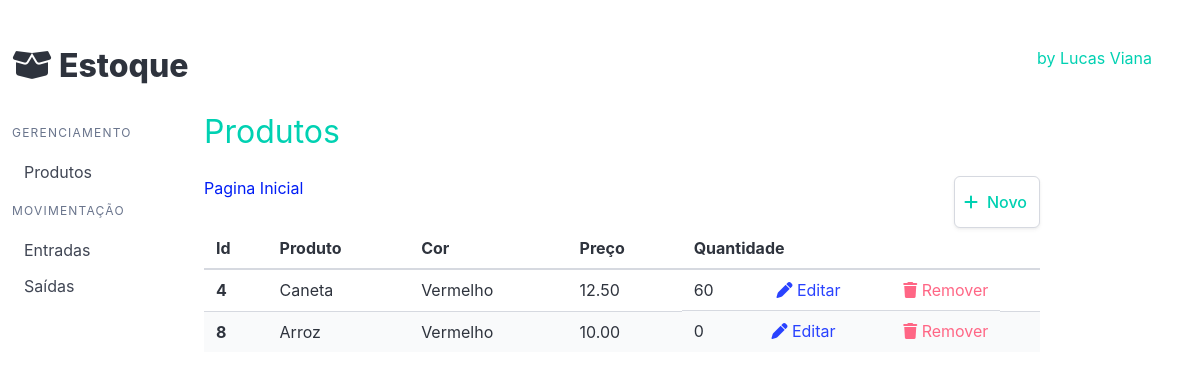
The page /produto/list_produto/ on the database as committed earlier.
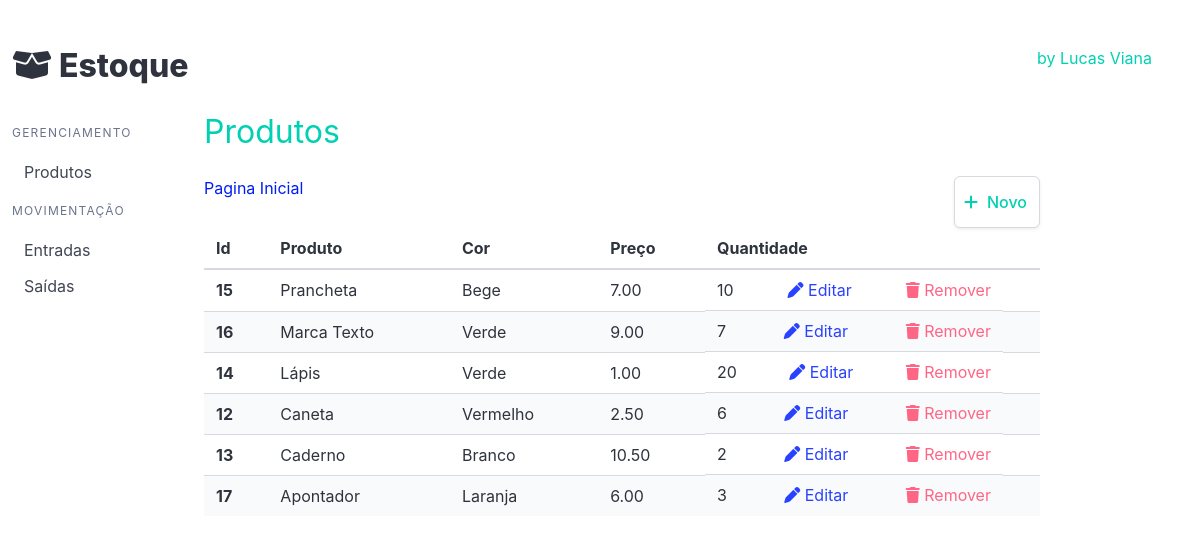
The same page on the database as committed later.
### produto/models.py (models this page shows, shortened)
class Produtos(models.Model):
    produto = models.CharField('Produto', max_length=200)
    cor = models.ForeignKey(Cores, on_delete=models.PROTECT, verbose_name='Cor')
    descricao = models.TextField('Descriçao', blank=True)
    quantidade = models.IntegerField('Quantidade', default=0)
    preco = models.DecimalField('Preço', decimal_places=2, max_digits=8, default=0)
    criado = models.DateTimeField('Criado em', auto_now_add=True)
    modificado = models.DateField('Modificado em', auto_now=True)
    class Meta:
        verbose_name = 'Produto'
        verbose_name_plural = 'Produtos'
        ordering = ['-produto']

class Cores(models.Model):
    cor = models.CharField('Cor', max_length=200)
    def __str__(self):
        return self.cor

### produto/views.py (the view)
# urls.py: path('list_produto/', list_produto, name='list_produto'),
def list_produto(request):
    produtos = Produtos.objects.all()
    template_name = 'list_produtos.html'
    context = { 'produtos': produtos, }
    return render(request, template_name, context)

### produto/templates/list_produtos.html
{% extends 'base.html' %}
{% block product %}
<h1 class="subtitle is-3 has-text-primary">
    Produtos
</h1>
<div>
    <nav class="navbar breadcrumb" aria-label="breadcrumbs">
        <ul>
            <li class="is-active"><a href="#">Pagina Inicial</a></li>
        </ul>
        <div class="navbar-end">
            <a class="button has-text-primary" href="{% url 'produto:new_produto' %}">
                <span class="icon is-small mr-1">
                    <i class="fa-solid fa-plus"></i>
                </span>
                Novo
            </a>
        </div>
    </nav>
</div>
<table class="table is-striped is-hoverable is-fullwidth">
    <thead>
        <tr>
            <th>Id</th>
            <th>Produto</th>
            <th>Cor</th>
            <th>Preço</th>
            <th>Quantidade</th>
            <th></th>
        </tr>
    </thead>
    <tbody> {% for produto in produtos %}<tr>
            <th>{{ produto.id }}</th>
            <td>{{ produto.produto }}</td>
            <td>{{ produto.cor }}</td>
            <td>{{ produto.preco }}</td>
            <td class="is-flex justify-content is-justify-content-space-between">
                {{ produto.quantidade }}
                <a href="{% url 'produto:update_produto' produto.id%}">
                    <i class="fa-solid fa-pen"></i>
                    Editar
                </a>
                <a class="has-text-danger" href="{% url 'produto:delete_produto' produto.id%}">
                    <i class="fa-solid fa-trash"></i>
                    Remover
                </a>
            </td>
            <td></td>
        </tr> {% endfor %}
    </tbody>
</table>
{% endblock %}

### core/templates/base.html (shortened to what this page needs)
<!DOCTYPE html>
<html lang="pt-br">
<head>
  {% load static %}
  <link rel="stylesheet" href="https://cdn.jsdelivr.net/npm/bulma@1.0.4/css/bulma.min.css">
</head>
<body>
  <nav class="navbar mr-6 ml-5 mt-6 mb-3">
    <a class="navbar-brand" href="{% url 'index' %}">
      <h1 class="title">
        <span class="icon is-small mr-3">
          <i class="fa-solid fa-box-open"></i>
        </span>
        Estoque
      </h1>
    </a>
    <div class="navbar-end">
      <h2 class="subtitle is-6 has-text-primary">by Lucas Viana</h2>
    </div>
  </nav>
  <div class="columns is-mobile" style="height: 100%;">
    <div class="column is-2 sidebar">
      <aside class="menu p-3">
        <p class="menu-label">GERENCIAMENTO</p>
        <ul class="menu-list">
          <li><a href="{% url 'produto:list_produto' %}">Produtos</a></li>
        </ul>
        <p class="menu-label">MOVIMENTAÇÃO</p>
        <ul class="menu-list">
          <li><a href="{% url 'entrada:list_entrada' %}">Entradas</a></li>
          <li><a href="{% url 'saida:list_saida' %}">Saídas</a></li>
        </ul>
      </aside>
    </div>
    <div class="column" style="margin-right: 10rem;">
      {% block product %}{% endblock %}
    </div>
  </div>
</body>
</html>

Rows that differ between the two databases and show on the page:
removed Produtos: id "4", produto "Caneta", cor "Vermelho", preco "12.50", quantidade "60"
removed Produtos: id "8", produto "Arroz", cor "Vermelho", preco "10.00", quantidade "0"
added Produtos: id "15", produto "Prancheta", cor "Bege", preco "7.00", quantidade "10"
added Produtos: id "16", produto "Marca Texto", cor "Verde", preco "9.00", quantidade "7"
added Produtos: id "14", produto "Lápis", cor "Verde", preco "1.00", quantidade "20"
added Produtos: id "12", produto "Caneta", cor "Vermelho", preco "2.50", quantidade "6"
added Produtos: id "13", produto "Caderno", cor "Branco", preco "10.50", quantidade "2"
added Produtos: id "17", produto "Apontador", cor "Laranja", preco "6.00", quantidade "3"
